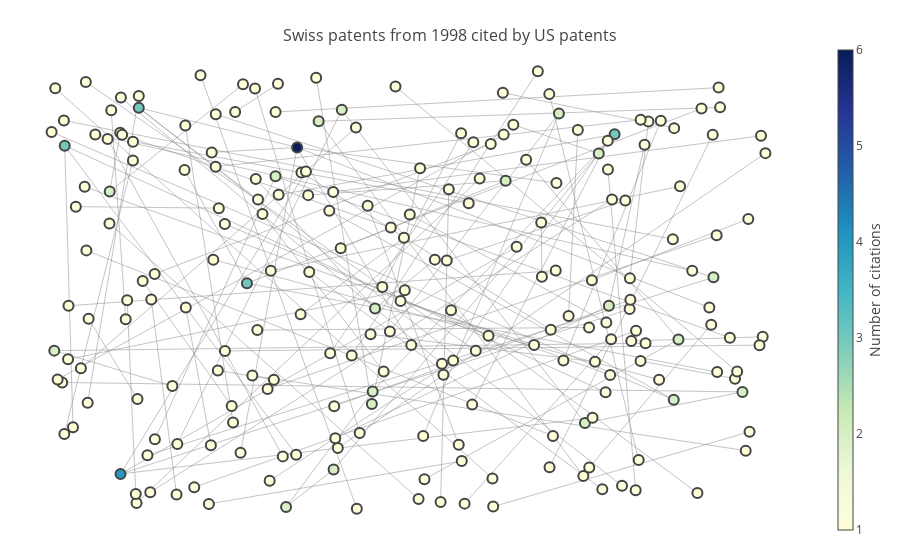

The notebook cell this image was saved under:
### Markdown cell above
The next graph is showing Swiss patents from year 1998 which are cited by patents granted in United States.

### Code cell
py.iplot(fig, filename='networkx', config=config)

### Figure 1 — Plotly figure (JSON) as saved in the notebook; plotly's stock layout.template omitted (floating-point values rounded to 4 significant figures; data arrays with more than 128 entries replaced by an {"elided": "..."} marker saying what was removed)
{"data": [{"hoverinfo": "none", "line": {"color": "#888", "width": 0.5}, "mode": "lines", "type": "scatter", "x": {"elided": "390 float values"}, "y": {"elided": "390 float values"}}, {"hoverinfo": "text", "marker": {"color": {"elided": "225 int values"}, "colorbar": {"thickness": 15, "title": "Number of citations", "titleside": "right", "xanchor": "left"}, "colorscale": "YIGnBu", "line": {"width": 2}, "reversescale": true, "showscale": true, "size": 10}, "mode": "markers", "text": {"elided": "225 str values"}, "type": "scatter", "x": {"elided": "225 float values"}, "y": {"elided": "225 float values"}}], "layout": {"annotations": [{"showarrow": false, "text": "", "x": 0.005, "xref": "paper", "y": -0.002, "yref": "paper"}], "hovermode": "closest", "margin": {"b": 20, "l": 5, "r": 5, "t": 40}, "showlegend": false, "title": "<br>Swiss patents from 1998 cited by US patents", "titlefont": {"size": 16}, "xaxis": {"showgrid": false, "showticklabels": false, "zeroline": false}, "yaxis": {"showgrid": false, "showticklabels": false, "zeroline": false}}}
